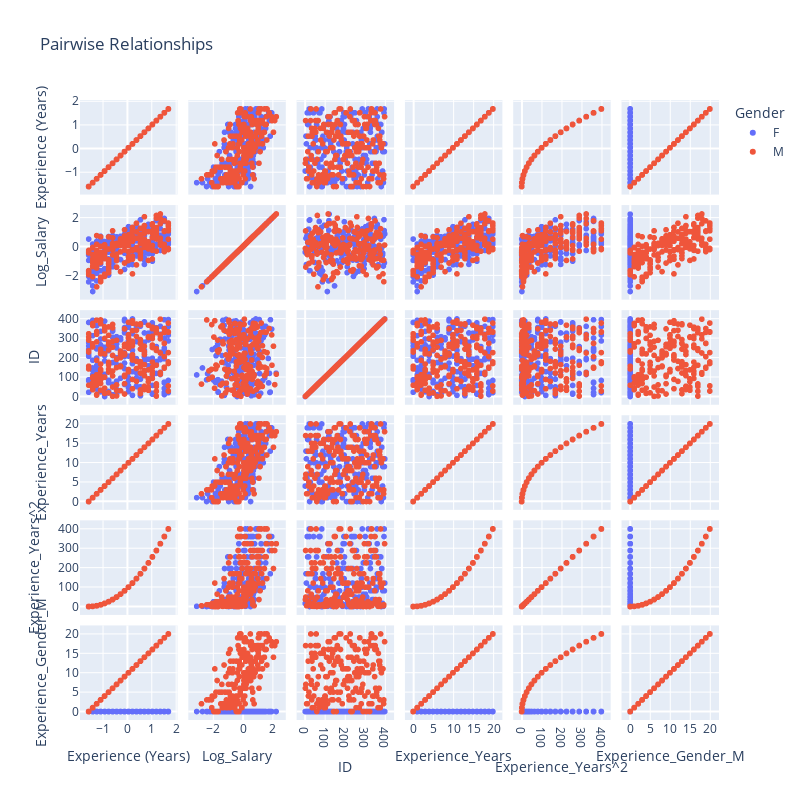

Here is the notebook cell this chart was saved with:
### Markdown cell above
#### To show pairwise relationships between numerical features.

### Code cell
fig = px.scatter_matrix(df, dimensions=['Experience (Years)', 'Log_Salary', 'ID','Experience_Years','Experience_Years^2','Experience_Gender_M'],
                        color='Gender', title='Pairwise Relationships')
fig.update_layout(height=800, width=800)
fig.show()

### Figure 1 — Plotly figure (JSON) as saved in the notebook; plotly's stock layout.template omitted (floating-point values rounded to 4 significant figures; data arrays with more than 128 entries replaced by an {"elided": "..."} marker saying what was removed)
{"data": [{"dimensions": [{"axis": {"matches": true}, "label": "Experience (Years)", "values": {"elided": "198 float values"}}, {"axis": {"matches": true}, "label": "Log_Salary", "values": {"elided": "198 float values"}}, {"axis": {"matches": true}, "label": "ID", "values": {"elided": "198 int values"}}, {"axis": {"matches": true}, "label": "Experience_Years", "values": {"elided": "198 int values"}}, {"axis": {"matches": true}, "label": "Experience_Years^2", "values": {"elided": "198 int values"}}, {"axis": {"matches": true}, "label": "Experience_Gender_M", "values": {"elided": "198 int values"}}], "hovertemplate": "Gender=F<br>%{xaxis.title.text}=%{x}<br>%{yaxis.title.text}=%{y}<extra></extra>", "legendgroup": "F", "marker": {"color": "#636efa", "symbol": "circle"}, "name": "F", "showlegend": true, "type": "splom"}, {"dimensions": [{"axis": {"matches": true}, "label": "Experience (Years)", "values": {"elided": "202 float values"}}, {"axis": {"matches": true}, "label": "Log_Salary", "values": {"elided": "202 float values"}}, {"axis": {"matches": true}, "label": "ID", "values": {"elided": "202 int values"}}, {"axis": {"matches": true}, "label": "Experience_Years", "values": {"elided": "202 int values"}}, {"axis": {"matches": true}, "label": "Experience_Years^2", "values": {"elided": "202 int values"}}, {"axis": {"matches": true}, "label": "Experience_Gender_M", "values": {"elided": "202 int values"}}], "hovertemplate": "Gender=M<br>%{xaxis.title.text}=%{x}<br>%{yaxis.title.text}=%{y}<extra></extra>", "legendgroup": "M", "marker": {"color": "#EF553B", "symbol": "circle"}, "name": "M", "showlegend": true, "type": "splom"}], "layout": {"dragmode": "select", "height": 800, "legend": {"title": {"text": "Gender"}, "tracegroupgap": 0}, "title": {"text": "Pairwise Relationships"}, "width": 800}}
